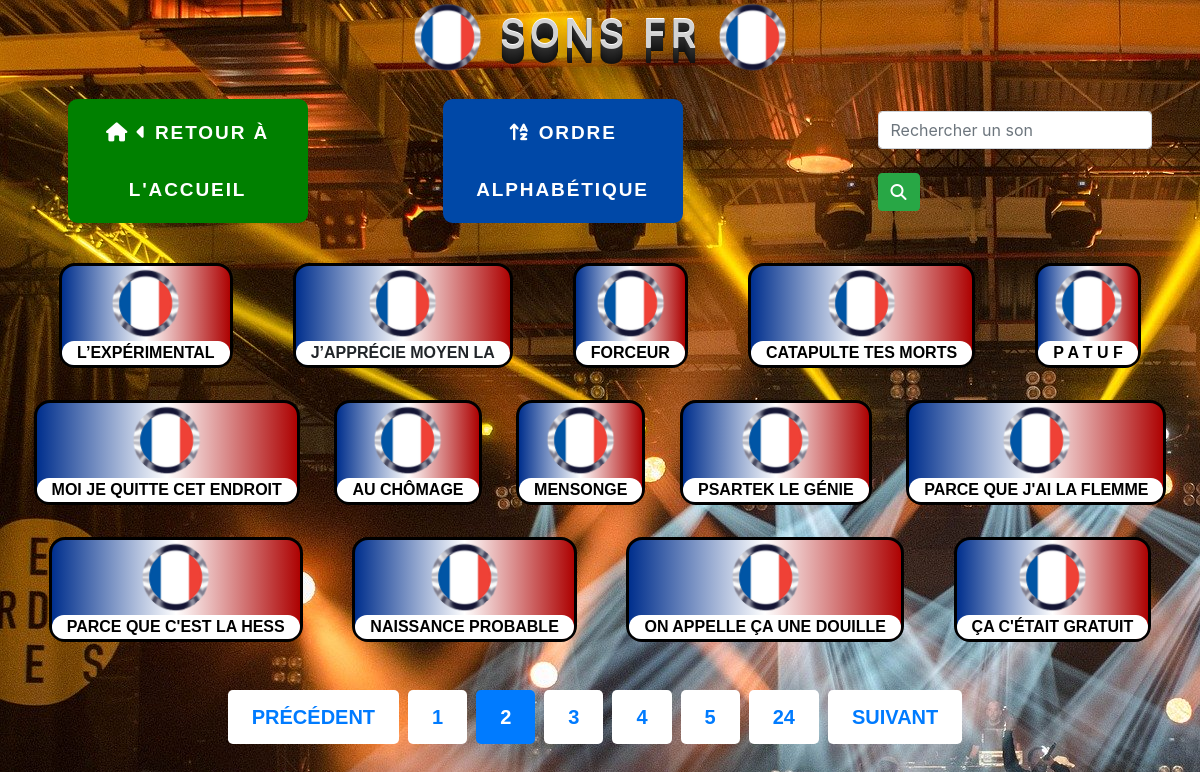
The app's page /fr/idfr.php?pageid=2, older data.
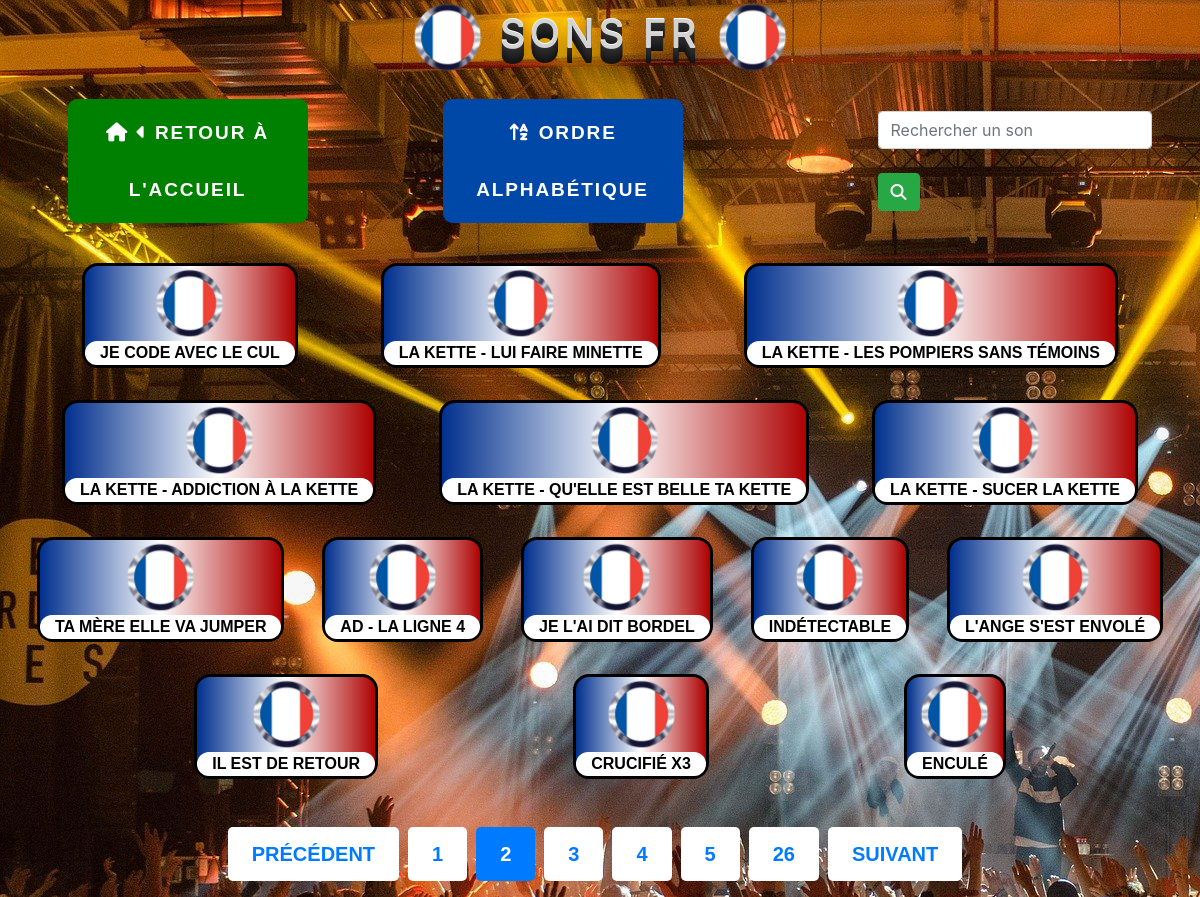
The same page, newer data.
### tables this page shows
CREATE TABLE `soundfr` (
  `ID` int(10) UNSIGNED NOT NULL,
  `Nom` varchar(255) NOT NULL,
  `Son` varchar(255) NOT NULL,
  `keywords` text NOT NULL,
  `source` text NOT NULL
);

### fr/idfr.php (the view, shortened to what this page needs)
<?php
$pdo =new PDO('mysql:host=localhost; dbname=sbp; charset=utf8','root','');
$pdo->setAttribute(PDO::ATTR_ERRMODE, PDO::ERRMODE_EXCEPTION);
	$pageid = isset($_GET['pageid']) ? (int)$_GET['pageid'] : 1;
	$perPageid = 14;
	$begginid = ($pageid > 1) ? ($pageid * $perPageid) - $perPageid : 0;
	$id = $pdo->prepare("SELECT SQL_CALC_FOUND_ROWS Nom, Son, source FROM soundfr ORDER BY ID DESC LIMIT {$begginid} , {$perPageid}");
	$id->execute();
	$idfinal = $id->fetchAll(PDO::FETCH_ASSOC);
	$totalid = $pdo->query("SELECT FOUND_ROWS() as totalid ")->fetch()['totalid'] ;
	$pagesid = ceil($totalid / $perPageid);
	$n = 1;
	if($pageid <1 || $pageid > $pagesid){
		header('Location:../404.html');
}
else {
?>
<!DOCTYPE html>
<html lang="fr">
<head>
	<link
			rel="stylesheet"
			href="https://stackpath.bootstrapcdn.com/bootstrap/4.4.1/css/bootstrap.min.css"
		/>
		<link rel="stylesheet" href="../css/style.css" />
		<link rel="stylesheet" href="../css/buttons.css" />
</head>
<body>
	<header class="pgtitle">
		<h1 class="sndtitle" id="sndfr"><img src="../img/ecufr.png" height="75" width="75"> Sons FR <img src="../img/ecufr.png" height="75" width="75"></h1>
	</header>
	<nav class="container-fluid">
		<div id="navbox" class="row">
			<div class= "col-3">
				<div class="container-fluid">
					<ul class="btns">
						<a href="../index.php">
							<li class="btnmain acc">
								<i class="fas fa-home"></i>
								<i class="fas fa-caret-left"></i>
									Retour à l'accueil
							</li>
						</a>
					</ul>
				</div>
			</div>
			<div class= "col-3">
				<div class="container-fluid">
					<ul class="btns">
						<a href="soundfr.php">
							<li class="btnmain a-z">
								<i class="fas fa-sort-alpha-up"></i>
									Ordre Alphabétique
							</li>
						</a>
					</ul>
				</div>
			</div>
			<form id="searchbox2" action="searchfr.php" class="form-inline my-2 my-lg-0 col-3" method="GET">
				<input id="searchbox" class="form-control mr-sm-2" type="search"
					name="searchfr" placeholder="Rechercher un son" aria-label="Search" required>
				<button class="btn btn-success my-2 my-sm-0" value="search" type="submit"><i class="fas fa-search"></i></button>
			</form>
		</div>
	</nav>
	<section>
		<article class="sounds">
			<div class="container-fluid">
				<div class="row">
					<div class="col">
					<?php foreach($idfinal as $sons) : ?>
						<div class="sndbox">
							<div class="imgsnd"><img src="../img/ecufr.png" height="75" width="75" onmousedown="play('../gestsnd/SBP/SFR/<?= $sons['Son']?>')"></div>
							<div class="col" id="sndname">
							<?php if ($sons['source'] != ""){ ?>
								<a class="srcvid" href="#lienvid<?=$n?>" data-toggle="modal">
								<?php echo($sons['Nom']);?>
								</a>
								<?php $n++; } else echo($sons['Nom']); ?>
							</div>
						</div>
						<?php endforeach ?>
					</div>
				</div>
			</div>
		</article>
	</section>
	<nav aria-label="Page navigation example">
		<ul class="pagination pagination-lg justify-content-center">
			<?php if($pageid > 1){
				$prev = $pageid -1;
				echo'
			<li class="page-item ">
				<a class="page-link" href="?pageid='.$prev.'" tabindex="-1" aria-disabled="true">Précédent</a>
			</li>';} ?>
			<li class="page-item <?php if($pageid === 1){echo 'active';} ?>"><a class="page-link" href="?pageid=1">1<a></li>
			<?php for($i = max(2, $pageid - 3); $i <= min($pageid + 3, $pagesid - 1); $i++):?>
			<li class="page-item <?php if($pageid === $i){echo 'active';} ?>"><a class="page-link" href="?pageid=<?=$i; ?>"><?=$i ?></a></li>
			<?php endfor; ?>
			<li class="page-item <?php if($pageid == $pagesid){echo 'active';} ?>"><a class="page-link" href="?pageid=<?=$pagesid?>"><?=$pagesid?><a></li>
			<?php if($pageid != $pagesid){
				$next = $pageid + 1;
				echo'
			<li class="page-item">
				<a class="page-link" href="?pageid='.$next.'">Suivant</a>
			</li>'
			 ;}?>
		</ul>
  </nav>
	</body>
</html>
<?php
}
?>

Row changes from the older to the newer data that the page shows:
no longer on this page (row unchanged): soundfr: Nom "L’EXPÉRIMENTAL"
no longer on this page (row unchanged): soundfr: Nom "J’APPRÉCIE MOYEN LA"
no longer on this page (row unchanged): soundfr: Nom "FORCEUR"
no longer on this page (row unchanged): soundfr: Nom "CATAPULTE TES MORTS"
no longer on this page (row unchanged): soundfr: Nom "P A T U F"
no longer on this page (row unchanged): soundfr: Nom "MOI JE QUITTE CET ENDROIT"
no longer on this page (row unchanged): soundfr: Nom "AU CHÔMAGE"
no longer on this page (row unchanged): soundfr: Nom "MENSONGE"
no longer on this page (row unchanged): soundfr: Nom "PSARTEK LE GÉNIE"
no longer on this page (row unchanged): soundfr: Nom "PARCE QUE J'AI LA FLEMME"
no longer on this page (row unchanged): soundfr: Nom "PARCE QUE C'EST LA HESS"
no longer on this page (row unchanged): soundfr: Nom "NAISSANCE PROBABLE"
no longer on this page (row unchanged): soundfr: Nom "ON APPELLE ÇA UNE DOUILLE"
no longer on this page (row unchanged): soundfr: Nom "ÇA C'ÉTAIT GRATUIT"
added soundfr: Nom "JE CODE AVEC LE CUL"
added soundfr: Nom "LA KETTE - LUI FAIRE MINETTE"
added soundfr: Nom "LA KETTE - LES POMPIERS SANS TÉMOINS"
added soundfr: Nom "LA KETTE - ADDICTION À LA KETTE"
added soundfr: Nom "LA KETTE - QU'ELLE EST BELLE TA KETTE"
added soundfr: Nom "LA KETTE - SUCER LA KETTE"
added soundfr: Nom "TA MÈRE ELLE VA JUMPER"
added soundfr: Nom "AD - LA LIGNE 4"
added soundfr: Nom "JE L'AI DIT BORDEL"
added soundfr: Nom "INDÉTECTABLE"
added soundfr: Nom "L'ANGE S'EST ENVOLÉ"
added soundfr: Nom "IL EST DE RETOUR"
added soundfr: Nom "CRUCIFIÉ X3"
added soundfr: Nom "ENCULÉ"
Text that changed along with them:
$pagesid: "24" → "26"
